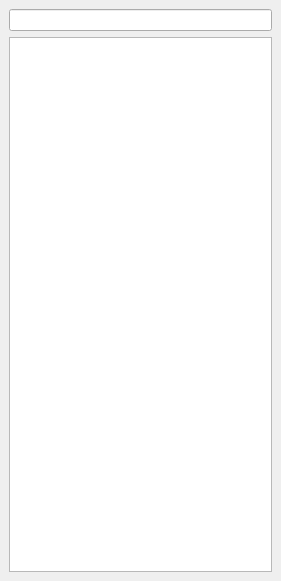
<?xml version="1.0" encoding="UTF-8"?>
<ui version="4.0">
 <class>dock_folders</class>
 <widget class="QDockWidget" name="dock_folders">
  <property name="geometry">
   <rect>
    <x>0</x>
    <y>0</y>
    <width>281</width>
    <height>581</height>
   </rect>
  </property>
  <property name="sizePolicy">
   <sizepolicy hsizetype="Minimum" vsizetype="Preferred">
    <horstretch>0</horstretch>
    <verstretch>0</verstretch>
   </sizepolicy>
  </property>
  <property name="windowIcon">
   <iconset>
    <normaloff>:/actions/markets</normaloff>:/actions/markets</iconset>
  </property>
  <property name="locale">
   <locale language="English" country="UnitedStates"/>
  </property>
  <property name="features">
   <set>QDockWidget::AllDockWidgetFeatures</set>
  </property>
  <property name="allowedAreas">
   <set>Qt::LeftDockWidgetArea|Qt::RightDockWidgetArea</set>
  </property>
  <widget class="QWidget" name="dockWidgetContents">
   <layout class="QVBoxLayout" name="verticalLayout">
    <item>
     <widget class="QLineEdit" name="ed_path">
      <property name="text">
       <string/>
      </property>
     </widget>
    </item>
    <item>
     <widget class="QTreeView" name="tree"/>
    </item>
   </layout>
  </widget>
 </widget>
 <resources/>
 <connections/>
</ui>
